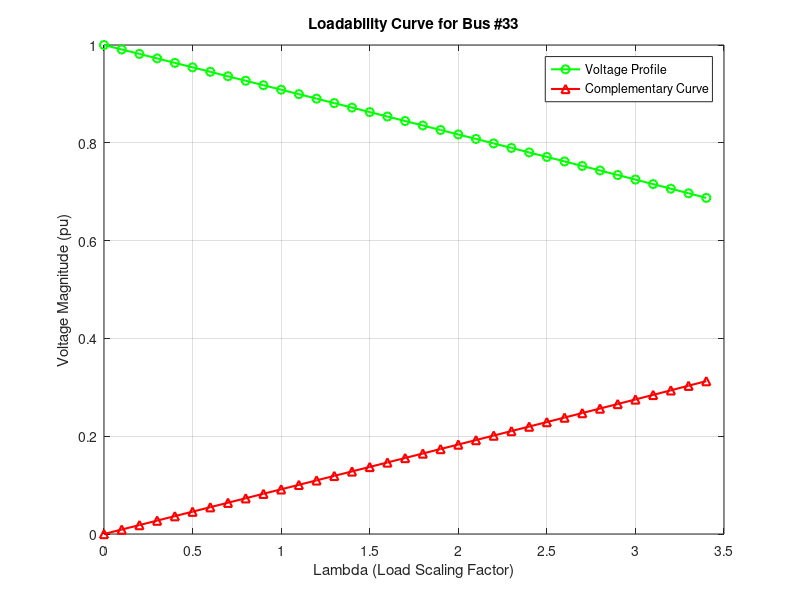

This figure's MATLAB source:
clear all;
close all;

%% Data for 33-Bus Radial Distribution System
branch = [1  1  2  0.0922 0.0470;
          2  2  3  0.4930 0.2511;
          3  3  4  0.3660 0.1864;
          4  4  5  0.3811 0.1941;
          5  5  6  0.8190 0.7070;
          6  6  7  0.1872 0.6188;
          7  7  8  0.7114 0.2351;
          8  8  9  1.0300 0.7400;
          9  9  10 1.0040 0.7400;
          10 10 11 0.1996 0.0650;
          11 11 12 0.3744 0.1238;
          12 12 13 1.4680 1.1550;
          13 13 14 0.5416 0.7129;
          14 14 15 0.5910 0.5260;
          15 15 16 0.7463 0.5450;
          16 16 17 1.2890 1.7210;
          17 17 18 0.7320 0.5740;
          18 2  19 0.1640 0.1565;
          19 19 20 1.5042 1.3554;
          20 20 21 0.4095 0.4784;
          21 21 22 0.7089 0.9373;
          22 3  23 0.4512 0.3083;
          23 23 24 0.8980 0.7091;
          24 24 25 0.8960 0.7011;
          25 6  26 0.2030 0.1034;
          26 26 27 0.2842 0.1447;
          27 27 28 1.0590 0.9337;
          28 28 29 0.8042 0.7006;
          29 29 30 0.5075 0.2585;
          30 30 31 0.9744 0.9630;
          31 31 32 0.3105 0.3619;
          32 32 33 0.3410 0.5302];
      
bus = [1  0.000  0.000;
       2  0.100  0.060;
       3  0.090  0.040;
       4  0.120  0.080;
       5  0.060  0.030;
       6  0.060  0.020;
       7  0.200  0.100;
       8  0.200  0.100;
       9  0.060  0.020;
       10 0.060  0.020;
       11 0.045  0.030;
       12 0.060  0.035;
       13 0.060  0.035;
       14 0.120  0.080;
       15 0.060  0.010;
       16 0.060  0.020;
       17 0.060  0.020;
       18 0.090  0.040;
       19 0.090  0.040;
       20 0.090  0.040;
       21 0.090  0.040;
       22 0.090  0.040;
       23 0.090  0.050;
       24 0.420  0.200;
       25 0.420  0.200;
       26 0.060  0.025;
       27 0.060  0.025;
       28 0.060  0.020;
       29 0.120  0.070;
       30 0.200  0.600;
       31 0.150  0.070;
       32 0.210  0.100;
       33 0.060  -10.100];

% Number of buses and branches
bn = length(bus(:,1)); % Number of buses
bnn = length(branch(:,1)); % Number of branches

%%x Convert data to per-unit (pu) using base voltage 12.66 kV and base MVA = 100
zbase = 12.66 * 12.66 / 100;
branch(:,4) = branch(:,4) ./ zbase; % Convert R to pu
branch(:,5) = branch(:,5) ./ zbase; % Convert X to pu
bus(:,2) = bus(:,2) ./ 100;         % Convert real power (P) to pu
bus(:,3) = bus(:,3) ./ 100;         % Convert reactive power (Q) to pu

% Impedance matrix (complex R + jX)
z(:,1) = complex(branch(:,4), branch(:,5));

% Define bus connection parameters
b = branch(:,2); % From bus
c = branch(:,3); % To bus

% Initialize voltage vector (complex) with magnitude 1 and angle 0
v(1:bn,1) = complex(1,0);
v0 = v; % Flat start

% Program for BIBC (Bus Injection to Branch Current) and BCBV matrices
BIBC = zeros(bnn, bn); % bnn = number of branches, bn = number of buses
BCBV = zeros(bn, bnn); % bn = number of buses, bnn = number of branches


%% Load PV power values
load('windfarm_with_boost_inverter.mat', 'P_total', 'Q_total'); 

%% Convert PV power to per-unit
base_MVA = 100e6;  
P_pv_pu = P_total / base_MVA;  
Q_pv_pu = Q_total / base_MVA;

% Inject PV power at Bus 33
bus(33,2) = bus(33,2) - P_pv_pu; % Reduce demand by PV active power
bus(33,3) = bus(33,3) - Q_pv_pu; % Reduce demand by PV reactive power

fprintf('Wind System added at Bus 33: P = %.2f W, Q = %.2f VAR\n',  P_total/1e6 ,Q_total/1e6 );

%% Construct BIBC matrix
for k = 1:bnn
    i = b(k); % From bus
    j = c(k); % To bus
    BIBC(k, j) = 1; % Update current injection relation
    if k > 1
        BIBC(k, :) = BIBC(k, :) + BIBC(k - 1, :); % Update for k > 1
    end
end

% Construct BCBV matrix
for k = 1:bnn
    i = b(k); % From bus
    j = c(k); % To bus
    BCBV(j, k) = z(k); % Update branch impedance
    if i ~= 0
        BCBV(j, :) = BCBV(i, :) + BCBV(j, :);
    end
end

% Calculate DLF (Distribution Load Flow) matrix
DLF = BCBV * BIBC; % (bn x bnn) * (bnn x bn) -> (bn x bn)

% Initialize continuation parameters
lambda = 0; % Starting continuation parameter
sigma = 0.1; % Step size for continuation
tolerance = 1e-5; % Convergence tolerance
maxIterations = 100; % Max iterations per load flow
maxLambda = 3.5; % Maximum load scaling factor
BusForCPF = 33; % Bus for loadability analysis

% Initialize storage for results
VoltageAtBus = []; % Voltage magnitudes at the selected bus
LambdaValues = []; % Lambda values

%% Continuation Load Flow loop
while lambda <= maxLambda
    % Scale the load with the continuation parameter
    P(:,1) = lambda * complex(bus(:,2), bus(:,3)); % P and Q scaling
    P1 = P(2:bn); % Exclude slack bus

    % Initialize current injection for branches
    I1 = zeros(bnn, 1);
    for k = 1:bnn
        fromBus = b(k);
        toBus = c(k);
        I1(k) = conj(P(toBus) / v(toBus)); % Current in each branch
    end

    % Iterative Backward/Forward Sweep
    for iter = 1:maxIterations
        % Update voltage using DLF considering both real and reactive power
        v1 = DLF(2:bn, 2:bn) * I1; % Voltage drop along branches (size (bn-1) x 1)
        
        % Update bus voltages (excluding slack bus)
        v(2:bn) = v0(2:bn) - v1; % Update bus voltages

        % Update branch currents based on new voltage values
        I2 = zeros(bnn, 1);
        for k = 1:bnn
            fromBus = b(k);
            toBus = c(k);
            I2(k) = conj(P(toBus) / v(toBus));
        end

        % Convergence check
        if max(abs(I1 - I2)) < tolerance
            break; % Converged
        end

        I1 = I2; % Update for next iteration
    end

    % Store results at each step
    VoltageAtBus = [VoltageAtBus; abs(v(BusForCPF))]; % Voltage magnitude at chosen bus
    LambdaValues = [LambdaValues; lambda]; % Scaling factor for load

    lambda = lambda + sigma; % Increase lambda for next iteration
end

%% Plot Loadability Curve
figure;
plot(LambdaValues, VoltageAtBus, 'go-', 'LineWidth', 1.5, 'MarkerSize', 6); % Voltage vs Lambda
hold on;
plot(LambdaValues, 1 - VoltageAtBus, 'r^-', 'LineWidth', 1.5, 'MarkerSize', 6); % Complementary curve
xlabel('Lambda (Load Scaling Factor)');
ylabel('Voltage Magnitude (pu)');
title(['Loadability Curve for Bus #', num2str(BusForCPF)]);
grid on;
legend('Voltage Profile', 'Complementary Curve');

% Store voltage profile before and after PV injection
VoltageWithPV = abs(v); % Voltage after PV injection
